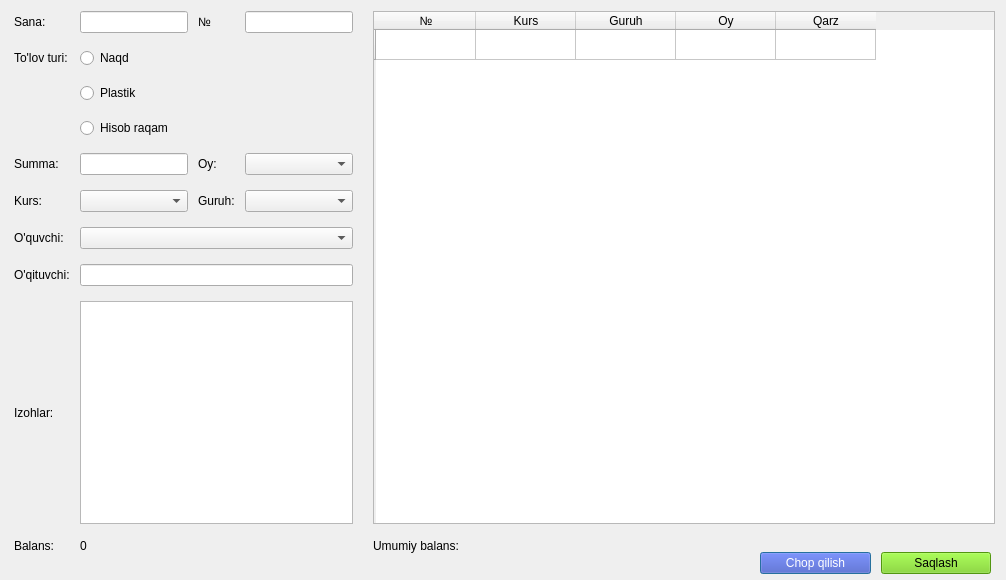
<?xml version="1.0" encoding="UTF-8"?>
<ui version="4.0">
 <class>Payment</class>
 <widget class="QDialog" name="Payment">
  <property name="geometry">
   <rect>
    <x>0</x>
    <y>0</y>
    <width>1006</width>
    <height>580</height>
   </rect>
  </property>
  <property name="windowTitle">
   <string>Payment</string>
  </property>
  <property name="modal">
   <bool>false</bool>
  </property>
  <widget class="QWidget" name="layoutWidget">
   <property name="geometry">
    <rect>
     <x>14</x>
     <y>11</y>
     <width>981</width>
     <height>542</height>
    </rect>
   </property>
   <layout class="QFormLayout" name="formLayout">
    <property name="horizontalSpacing">
     <number>20</number>
    </property>
    <property name="verticalSpacing">
     <number>6</number>
    </property>
    <item row="0" column="0">
     <layout class="QGridLayout" name="gridLayout">
      <property name="horizontalSpacing">
       <number>10</number>
      </property>
      <property name="verticalSpacing">
       <number>15</number>
      </property>
      <item row="1" column="0">
       <widget class="QLabel" name="type_label">
        <property name="text">
         <string>To'lov turi:</string>
        </property>
       </widget>
      </item>
      <item row="4" column="3">
       <widget class="QComboBox" name="month"/>
      </item>
      <item row="5" column="3">
       <widget class="QComboBox" name="group"/>
      </item>
      <item row="8" column="0">
       <widget class="QLabel" name="comment_label">
        <property name="text">
         <string>Izohlar:</string>
        </property>
       </widget>
      </item>
      <item row="5" column="0">
       <widget class="QLabel" name="direction_label">
        <property name="text">
         <string>Kurs:</string>
        </property>
       </widget>
      </item>
      <item row="4" column="2">
       <widget class="QLabel" name="month_label">
        <property name="text">
         <string>Oy:</string>
        </property>
       </widget>
      </item>
      <item row="7" column="0">
       <widget class="QLabel" name="teacher_label">
        <property name="text">
         <string>O'qituvchi:</string>
        </property>
       </widget>
      </item>
      <item row="1" column="1">
       <widget class="QRadioButton" name="naqd">
        <property name="text">
         <string>Naqd</string>
        </property>
       </widget>
      </item>
      <item row="4" column="0">
       <widget class="QLabel" name="price_label">
        <property name="text">
         <string>Summa:</string>
        </property>
       </widget>
      </item>
      <item row="9" column="1">
       <widget class="QLabel" name="balance">
        <property name="text">
         <string>0</string>
        </property>
       </widget>
      </item>
      <item row="8" column="1" colspan="3">
       <widget class="QPlainTextEdit" name="comment"/>
      </item>
      <item row="5" column="2">
       <widget class="QLabel" name="group_label">
        <property name="text">
         <string>Guruh:</string>
        </property>
       </widget>
      </item>
      <item row="0" column="1">
       <widget class="QLineEdit" name="date">
        <property name="readOnly">
         <bool>true</bool>
        </property>
       </widget>
      </item>
      <item row="5" column="1">
       <widget class="QComboBox" name="direction"/>
      </item>
      <item row="6" column="0">
       <widget class="QLabel" name="student_label">
        <property name="text">
         <string>O'quvchi:</string>
        </property>
       </widget>
      </item>
      <item row="9" column="0">
       <widget class="QLabel" name="balance_label">
        <property name="text">
         <string>Balans:</string>
        </property>
       </widget>
      </item>
      <item row="0" column="0">
       <widget class="QLabel" name="date_label">
        <property name="text">
         <string>Sana:</string>
        </property>
       </widget>
      </item>
      <item row="4" column="1">
       <widget class="QLineEdit" name="price"/>
      </item>
      <item row="0" column="2">
       <widget class="QLabel" name="id_label">
        <property name="text">
         <string>№</string>
        </property>
       </widget>
      </item>
      <item row="2" column="1">
       <widget class="QRadioButton" name="plastik">
        <property name="text">
         <string>Plastik</string>
        </property>
       </widget>
      </item>
      <item row="3" column="1">
       <widget class="QRadioButton" name="hisob_raqam">
        <property name="text">
         <string>Hisob raqam</string>
        </property>
       </widget>
      </item>
      <item row="0" column="3">
       <widget class="QLineEdit" name="id"/>
      </item>
      <item row="6" column="1" colspan="3">
       <widget class="QComboBox" name="student"/>
      </item>
      <item row="7" column="1" colspan="3">
       <widget class="QLineEdit" name="teacher"/>
      </item>
     </layout>
    </item>
    <item row="0" column="1">
     <layout class="QGridLayout" name="gridLayout_2" rowstretch="5,0">
      <property name="horizontalSpacing">
       <number>6</number>
      </property>
      <property name="verticalSpacing">
       <number>15</number>
      </property>
      <item row="0" column="0">
       <widget class="QTableWidget" name="payment_table">
        <row>
         <property name="text">
          <string/>
         </property>
        </row>
        <column>
         <property name="text">
          <string>№</string>
         </property>
        </column>
        <column>
         <property name="text">
          <string>Kurs</string>
         </property>
        </column>
        <column>
         <property name="text">
          <string>Guruh</string>
         </property>
        </column>
        <column>
         <property name="text">
          <string>Oy</string>
         </property>
        </column>
        <column>
         <property name="text">
          <string>Qarz</string>
         </property>
        </column>
       </widget>
      </item>
      <item row="1" column="0">
       <layout class="QGridLayout" name="gridLayout_3" columnstretch="0,1" columnminimumwidth="0,1">
        <property name="horizontalSpacing">
         <number>20</number>
        </property>
        <item row="0" column="0">
         <widget class="QLabel" name="total_price_label">
          <property name="text">
           <string>Umumiy balans:</string>
          </property>
         </widget>
        </item>
        <item row="0" column="1">
         <widget class="QLabel" name="total_price">
          <property name="text">
           <string/>
          </property>
         </widget>
        </item>
       </layout>
      </item>
     </layout>
    </item>
   </layout>
  </widget>
  <widget class="QWidget" name="layoutWidget">
   <property name="enabled">
    <bool>true</bool>
   </property>
   <property name="geometry">
    <rect>
     <x>760</x>
     <y>550</y>
     <width>231</width>
     <height>27</height>
    </rect>
   </property>
   <layout class="QHBoxLayout" name="horizontalLayout_2">
    <property name="spacing">
     <number>10</number>
    </property>
    <item>
     <widget class="QPushButton" name="print_btn">
      <property name="enabled">
       <bool>true</bool>
      </property>
      <property name="autoFillBackground">
       <bool>false</bool>
      </property>
      <property name="styleSheet">
       <string notr="true">background-color: rgb(64, 77, 191);
color: rgb(255, 255, 255);</string>
      </property>
      <property name="text">
       <string>Chop qilish</string>
      </property>
     </widget>
    </item>
    <item>
     <widget class="QPushButton" name="save_bnt">
      <property name="enabled">
       <bool>true</bool>
      </property>
      <property name="styleSheet">
       <string notr="true">background-color: rgb(115, 210, 22);</string>
      </property>
      <property name="text">
       <string>Saqlash</string>
      </property>
      <property name="iconSize">
       <size>
        <width>16</width>
        <height>16</height>
       </size>
      </property>
     </widget>
    </item>
   </layout>
  </widget>
 </widget>
 <resources/>
 <connections/>
</ui>
